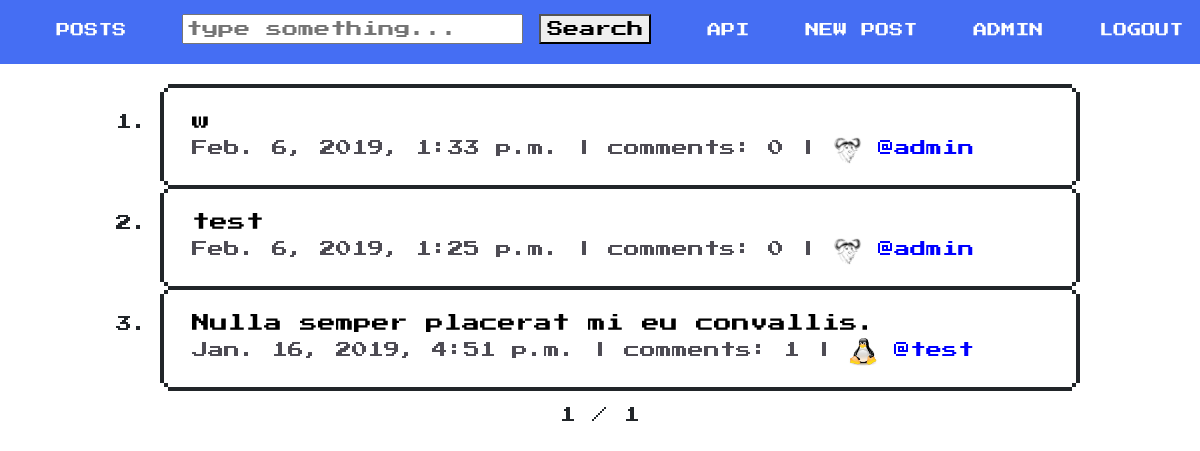
The app's page / (signed in) with its own data.
### post/models.py (models this page shows, shortened)
class Post(models.Model):
    user = models.ForeignKey(Profile, on_delete=models.CASCADE)
    title = models.TextField()
    text = models.TextField()
    date = models.DateTimeField(auto_now_add=True)

### userprofiles/models.py (models this page shows)
class Profile(models.Model):
    user = models.OneToOneField(User, on_delete=models.CASCADE)
    image = models.ImageField(default='default.jpg', upload_to='profile_pics')
    def __str__(self):
        return self.user.username

### post/views.py (the view)
# urls.py: path('', view=PostList.as_view(), name='list'),
class PostList(DetailView):
    template_name = "post/post_list.html"
    model = Post
    def get(self, request):
        Posts = Post.objects.all()[::-1]
        paginator = Paginator(Posts, 5)
        page = request.GET.get('page')
        try:
            Posts = paginator.page(page)
        except PageNotAnInteger:
            Posts = paginator.page(1)
        except EmptyPage:
            Posts = paginator.page(paginator.num_pages)
        context = {'Posts': Posts}
        return render(request, self.template_name, context)

### post/templates/post/post_list.html (shortened to what this page needs)
{% extends "base.html" %}
{% block content %}
<ol>
  {% for post in Posts %}
    <li  class="nes-container is-rounded">
      <a  style="color:black;font-size:18px" href="http://127.0.0.1:8000/detail/{{ post.pk }}/">{{ post.title }}</a>
      <div class="Link-detail">
        <span>
          <a style="color:#4E4C54">{{post.date}}</a>
        </span>
        <a class="Link-link"  style="color:#4E4C54">| comments: {{ post.comments.count }} |</a>
        <img height="30" width="30" class="rounded-circle account-img" src="{{ post.user.image.url }}">
        <a href="http://127.0.0.1:8000/@{{ post.user }}/" style="color:blue"> @{{ post.user }}</a>
      </div>
    </li>
  {% endfor %}
  </ol>
  <center>
  <div>
    <span>
      <span>
         {{ Posts.number }} / {{ Posts.paginator.num_pages }}
      </span>
    </span>
  </div>
</center>
{% endblock content %}

### post/templates/base.html (shortened to what this page needs)
{% load static %}
<!DOCTYPE html>
<html lang="en">
<head>
    <link rel="stylesheet" href="{% static "css/style.css" %}">
    <link href="https://unpkg.com/nes.css/css/nes.min.css" rel="stylesheet" />
</head>
<body>
    <nav>
        <ul>
            <li><a href="http://127.0.0.1:8000/">Posts</a></li>
            <li>
                <form role="search" method="POST" action="{% url 'post:searchPost' %}">
                <input placeholder="type something..." aria-label="Search" type="text" name="query">
                <button type="submit">Search</button>
                </form>
            </li>
            <li><a href="{% url 'Api:posts_api' %}">Api</a></li>
            {% if user.is_authenticated %}
            <li><a href="{% url 'post:add' %}">New Post</a></li>
            <li><a href="{% url 'Profile:profile' %}">{{user}}</a></li>
            <li><a  href="{% url 'Profile:sign_out' %}">Logout</a></li>
            {% else %}
            <li><a href="{% url 'Profile:sign_up' %}">Sign Up</a></li>
            <li><a  href="{% url 'Profile:sign_in' %}">Sign In</a></li>
            {% endif %}
        </ul>
    </nav>
    <div  style ="padding-top: 20px"class="container">
        {% block content %}
        {% endblock content %}
    </div>
</body>
</html>

### static/css/style.css (style rules this page uses)
body { margin: 0; background: #DDE0E4; font-family:'Work Sans',sans-serif; font-weight: 400; min-height: 70%; }
.container { width:80%; margin:0 auto; }
nav { background: #456EF3 ; padding-bottom:20px; }
nav ul { margin: 0; padding: 0; list-style: none; text-align:center }
nav li { display: inline-block; margin-left:40px; padding-top: 14px; position: relative; }
nav a { color: white ; text-decoration: none; text-transform: uppercase; font-size: 14px; }
nav a::before { content: ''; display: block; height: 5px; width: 100%; background-color: #444; position: absolute; top: 0; width: 0%; transition: all ease-in-out 250ms; }

### records on screen
Post: title "w", date "Feb. 6, 2019, 1:33 p.m.", comments.count "0", user.image (picture), user "admin"
Post: title "test", date "Feb. 6, 2019, 1:25 p.m.", comments.count "0", user.image (picture), user "admin"
Post: title "Nulla semper placerat mi eu convallis.", date "Jan. 16, 2019, 4:51 p.m.", comments.count "1", user.image (picture), user "test"

### other values on screen
{{ user }} "ADMIN"
{{ Posts.number }} "1"
{{ Posts.paginator.num_pages }} "1"
